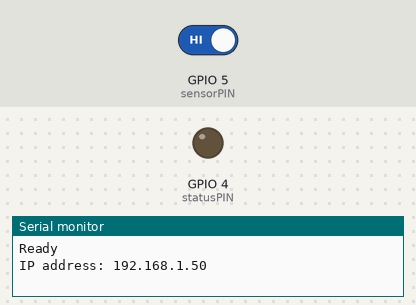
Simulated run of this sketch. Board: ESP8266 (NodeMCU). Shown: output pins drawn as LEDs (lit = HIGH), the last lines printed to the serial monitor. The inputs (shaded band) are chosen by the test bench; at power-on: GPIO 5 (sensorPIN) HIGH. WiFi joins after 1.5 s; servers stay silent unless stated; no MQTT or app messages arrive unless stated.

Above: at 3.7 s.
3.8 s: GPIO 5 (sensorPIN) driven LOW
5.3 s: GPIO 5 (sensorPIN) driven HIGH
At 10.4 s:
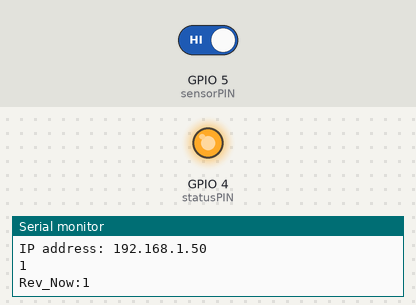
Timing chart, 0 to 22.0 s (numbered marks = the images above; inputs shaded):
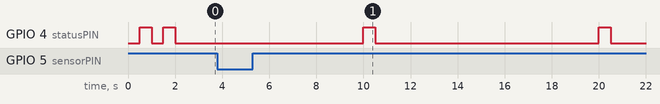

Measured:
- after the input at 3.8 s, every drawn part: stays the same
- after the input at 5.3 s, GPIO 4 (statusPIN): alternates HIGH for 0.50 s and LOW for 9.5 s, starting after 4.7 s

The sketch:

RPM_MQTT_V1.3_AddHandling.ino
```cpp
#include <ESP8266WiFi.h>
#include <ESP8266mDNS.h>
#include <ArduinoOTA.h>
#include <ArduinoMqttClient.h>

//define board id
unsigned int idRPM = 35;    //Wheel 1

//WiFi Config
IPAddress local_IP(172, 16, 68, 202);
IPAddress subnet(255, 255, 255, 0);
IPAddress gateway(172, 16, 68, 1);
IPAddress primaryDNS(8, 8, 8, 8);
IPAddress secondaryDNS(8, 8, 4, 4);

const char* ssid = "RF_AP1"; //AP SSID
const char* password = "payungteduh123"; //AP PASSWORD

WiFiClient wifiClient;
MqttClient mqttClient(wifiClient);

//MQTT Config
const char broker[] = "172.16.68.72";
int        port     = 1883;
const char topic[]  = "wheel1/rpm/data/subs1";

//Define digital pinout moude sensor and led indicator
const int sensorPIN = 5;
const int statusPIN = 4;

int f,g,h = 0;
int rev = 0;
int sensorStateLast;
const int constant = 20;
unsigned long previousMillis = 0;        // will store last val = 0
const long interval = 10000;             // interval at which to reset is 10000 ms / 10 s

void setup() {
  Serial.begin(115200);
  pinMode(sensorPIN, INPUT);
  pinMode(statusPIN, OUTPUT);

  // Initialiaze connection to WiFi, MQTT and Schema MQTT Subscribtion Message
  wifiSetup();
  wifiHandling();
  MQTTconnection();
  OTA();
}

void OTA(){
   //Upload Program Over The Air (OTA)
   ArduinoOTA.onStart([]() {
     String type;
     if (ArduinoOTA.getCommand() == U_FLASH)
       type = "sketch";
     else // U_SPIFFS
       type = "filesystem";

     // NOTE: if updating SPIFFS this would be the place to unmount SPIFFS using SPIFFS.end()
     Serial.println("Start updating " + type);
   });
   ArduinoOTA.onEnd([]() {
     Serial.println("\nEnd");
   });
   ArduinoOTA.onProgress([](unsigned int progress, unsigned int total) {
     Serial.printf("Progress: %u%%\r", (progress / (total / 100)));
   });
   ArduinoOTA.onError([](ota_error_t error) {
     Serial.printf("Error[%u]: ", error);
     if (error == OTA_AUTH_ERROR) Serial.println("Auth Failed");
     else if (error == OTA_BEGIN_ERROR) Serial.println("Begin Failed");
     else if (error == OTA_CONNECT_ERROR) Serial.println("Connect Failed");
     else if (error == OTA_RECEIVE_ERROR) Serial.println("Receive Failed");
     else if (error == OTA_END_ERROR) Serial.println("End Failed");
   });
   ArduinoOTA.begin();
   Serial.println("Ready");
   Serial.print("IP address: ");
   Serial.println(WiFi.localIP());
}

void wifiSetup() {
  if (!WiFi.config(local_IP, gateway, subnet, primaryDNS, secondaryDNS)) {
    Serial.println("STA Failed to configure");
  }
  WiFi.mode(WIFI_STA);
  WiFi.begin(ssid, password); //WiFi init
  #ifdef DEBUG
  Serial.print("Connecting");
  Serial.println();
  #endif
  wifiHandling();
}

void wifiHandling() {
  while(WiFi.status() != WL_CONNECTED) { //WiFi not connected
    delay(500);
    Serial.print(".");
    blink_led2();
    if(g==60){ // +- 60 s
      Serial.println("CAN'T CONNECT TO AP, ESP8266 SOFTWARE RESET!");
      ESP.restart();
    }
    g++;
  }
  while(WiFi.waitForConnectResult() != WL_CONNECTED) {
    Serial.println("Connection Failed! Rebooting...");
    delay(5000);
    ESP.restart();
  }
  if(WiFi.status() == WL_CONNECTED) { //WiFi connected
    #ifdef DEBUG
    Serial.println("");
    Serial.print("Wifi Connected, IP address: ");
    Serial.println(WiFi.localIP());
    #endif
  }
}

void MQTTconnection() {
  // Each client must have a unique client ID
  mqttClient.setId("ESP8266S_GMI_RPM_35");
  Serial.print("Attempting to connect to the MQTT broker: ");
  Serial.println(broker);
  MQTThandling();
}

void MQTThandling() { // handling renew connection MQTT Client "ESP32" to Broker
  if (!mqttClient.connect(broker, port)) {
    blink_led3();
    Serial.print("MQTT connection failed! Error code = ");
    Serial.println(mqttClient.connectError());
    if(mqttClient.connectError()){
      mqttClient.connect(broker, port);
    }
    f++;
    Serial.print("f:");Serial.println(f);
  }
}

void blink_led1() { // Indicator for publish data VC
  if(rev >= 0){
    digitalWrite(statusPIN, HIGH); delay(500);
    digitalWrite(statusPIN, LOW); delay(500);
  }
}

void blink_led2() { // Indicator for lost/trouble in WiFi connection
  for(h=0; h<=1; h++){
    digitalWrite(statusPIN, HIGH); delay(500);
    digitalWrite(statusPIN, LOW); delay(500);
  }
}

void blink_led3() { // Indicator for los MQTT connection
  for(h=0; h<=3; h++){
    digitalWrite(statusPIN, HIGH); delay(250);
    digitalWrite(statusPIN, LOW); delay(250);
  }
}

void loop() {
  if (!mqttClient.connected()) {
    MQTThandling();
  } else {
    // call poll() regularly to allow the library to send MQTT keep alive which
    // avoids being disconnected by the broker
    mqttClient.poll();
      unsigned long currentMillis = millis();
    if (currentMillis - previousMillis >= interval) {
      // save the last time you reset rev
      previousMillis = currentMillis;
      Serial.print("Rev_Now:");
      Serial.println(rev);
      int RPM = (rev*6) + constant; // rps every interval: 10000 ms
      String _sendData = "{\"sensor_id\":\"";
      _sendData += idRPM;
      _sendData += "\",\"sensor_type\":\"1";
      _sendData += "\",\"rpm\":\"";
      _sendData += RPM;
      _sendData += "\"}";
      char dataBuffer[1024];
      _sendData.toCharArray(dataBuffer, 1024);
      wifiHandling();
      if(!mqttClient.connected()) { // handling MQTT connection before publish data
        MQTThandling();
      }
      mqttClient.beginMessage(topic);
      mqttClient.print(dataBuffer);
      mqttClient.endMessage();
      blink_led1();
      Serial.println("Data Send!\n");
      rev = 0;
    }
    if (digitalRead(sensorPIN) == 0){
      do{
        sensorStateLast = digitalRead(sensorPIN);
        delay(10);
      } while (sensorStateLast == 0);
      rev++;
      Serial.println(rev);
    }
    f = 0;
  }
  if(f==60){ // +- 60 s
    Serial.println("CAN'T CONNECT TO BROKER, ESP8266 SOFTWARE RESET!");
    ESP.restart();
  }
}
```
